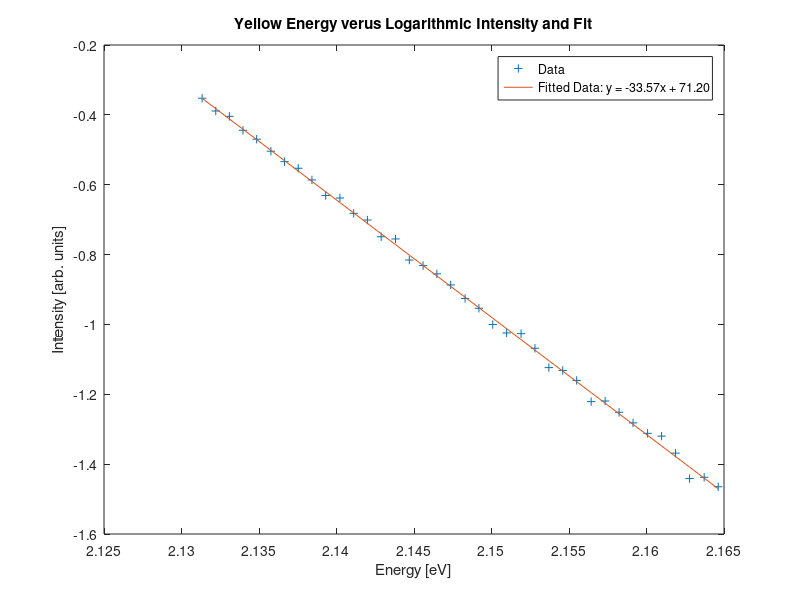
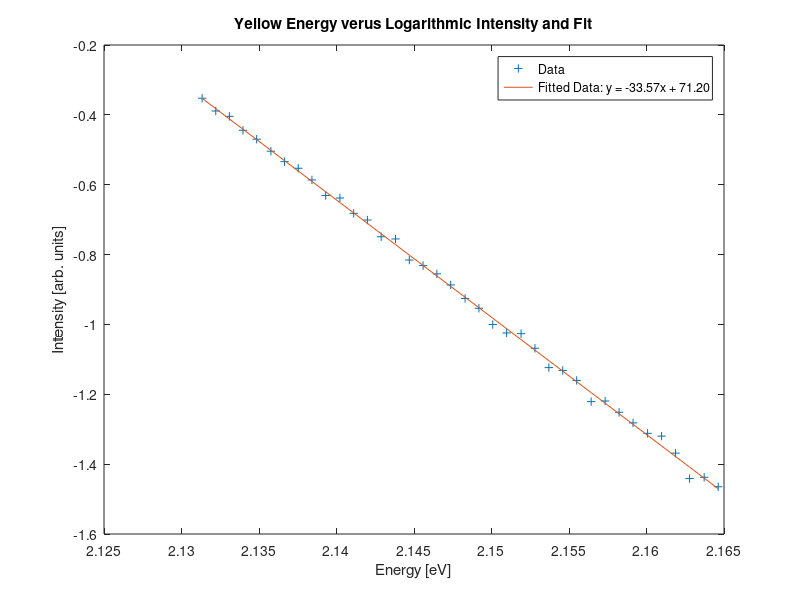
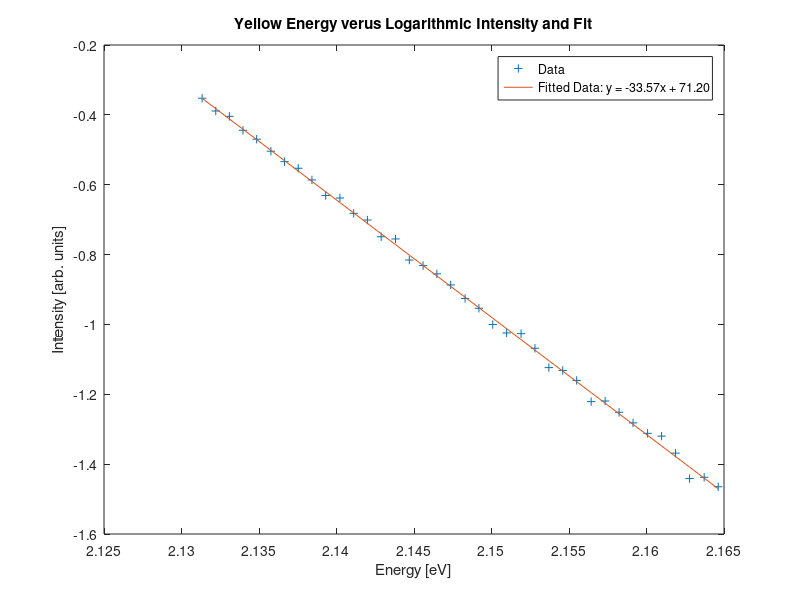
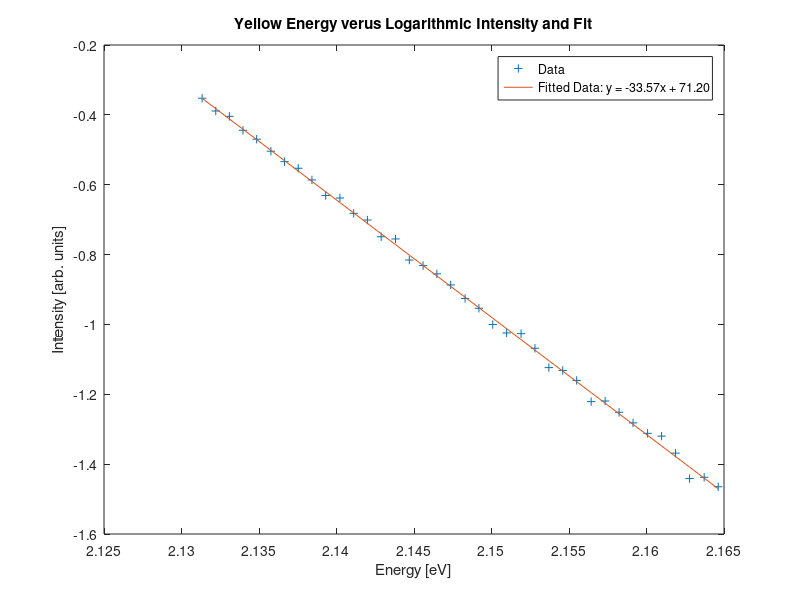

Source code (MATLAB) for these figures, in order:
% Read in data
% NOTE: Matlab file should be in same directory as CSV files
aqua = csvread('data/aqua.csv');
blue = csvread('data/blue.csv');
green = csvread('data/green.csv');
orange = csvread('data/orange.csv');
red = csvread('data/red.csv');
yellow = csvread('data/yellow.csv');

% Get intensities and wavelength array
wavelength = aqua(:, 1) - 15;
aquaInt = aqua(:, 2);
blueInt = blue(:, 2);
greenInt = green(:, 2);
orangeInt = orange(:, 2);
redInt = red(:, 2);
yellowInt = yellow(:, 2);

% Get energy by E = hc/lambda (hc = 1241.5)
energy = 1241.5 ./ wavelength;

% Normalize Data
aquaNorm = aquaInt - min(aquaInt);
aquaNorm = aquaNorm ./ max(aquaNorm);
blueNorm = blueInt - min(blueInt);
blueNorm = blueNorm ./ max(blueNorm);
greenNorm = greenInt - min(greenInt);
greenNorm = greenNorm ./ max(greenNorm);
orangeNorm = orangeInt - min(orangeInt);
orangeNorm  = orangeNorm ./ max(orangeNorm);
redNorm = redInt - min(redInt);
redNorm = redNorm ./ max(redNorm);
yellowNorm = yellowInt - min(yellowInt);
yellowNorm = yellowNorm ./ max(yellowNorm);

% Plot Data
figure(1);
plot(energy, redNorm, 'color', [1 0 0])
hold on
plot(energy, orangeNorm, 'color', [1 0.5 0])
plot(energy, yellowNorm, 'color', [0 0 0])
plot(energy, greenNorm, 'color', [0 1 0])
plot(energy, aquaNorm, 'color', [ 0 1 1])
plot(energy, blueNorm, 'color', [0 0 1])
xlabel('Energy [eV]')
ylabel('Intensity [arb. units]')
title('LED Lab Spectra')
legend('Red', 'Orange', 'Yellow', 'Green', 'Aqua', 'Blue')
ylim([0 1])
xlim([min(energy) max(energy)])
hold off;

% Remove background (noise)
% New arrays with reducted noiced named colorReduced
background = mean(aquaNorm(3400:3500));
aquaReduced = aquaNorm - background;
background = mean(blueNorm(3400:3500));
blueReduced = blueNorm - background;
background = mean(greenNorm(3400:3500));
greenReduced = greenNorm - background;
background = mean(orangeNorm(3400:3500));
orangeReduced = orangeNorm - background;
background = mean(redNorm(3400:3500));
redReduced = redNorm - background;
background = mean(yellowNorm(3400:3500));
yellowReduced = yellowNorm - background;


% Plot Noise-Reduced Data
figure(2);
plot(energy, redReduced, 'color', [1 0 0])
hold on
plot(energy, orangeReduced, 'color', [1 0.5 0])
plot(energy, yellowReduced, 'color', [0 0 0])
plot(energy, greenReduced, 'color', [0 1 0])
plot(energy, aquaReduced, 'color', [ 0 1 1])
plot(energy, blueReduced, 'color', [0 0 1])
xlabel('Energy [eV]')
ylabel('Intensity [arb. units]')
title('LED Lab Spectra (Reduced Noise)')
legend('Red', 'Orange', 'Yellow', 'Green', 'Aqua', 'Blue')
ylim([0 1])
xlim([min(energy) max(energy)])
hold off;

% --- AQUA ---

% Set cutoff value
cutoff = 0.7 * max(aquaReduced);

% Get index of max value
[~, I] = max(aquaReduced);

% Iterate through aqua to set i0
for i = 1:I
    if aquaReduced(i) > cutoff
        aquai1 = i;
        break
    end
end

% Iterate to set i1
for i = I:-1:1
    if aquaReduced(i) < 0
        aquai0 = i+100;
        break
    end
end

% --- BLUE ---

% Set cutoff value
cutoff = 0.7 * max(blueReduced);

% Get index of max value
[~, I] = max(blueReduced);

% Iterate through aqua to set i0
for i = 1:I
    if blueReduced(i) > cutoff
        bluei1 = i;
        break
    end
end

% Iterate to set i1
for i = I:-1:1
    if blueReduced(i) < 0
        bluei0 = i + 120;
        break
    end
end

% --- GREEN ---

% Set cutoff value
cutoff = 0.7 * max(greenReduced);

% Get index of max value
[~, I] = max(greenReduced);

% Iterate through aqua to set i0
for i = 1:I
    if greenReduced(i) > cutoff
        greeni1 = i;
        break
    end
end

% Iterate to set i1
for i = I:-1:1
    if greenReduced(i) < 0
        greeni0 = i + 100;
        break
    end
end

% --- ORANGE ---

% Set cutoff value
cutoff = 0.7 * max(orangeReduced);

% Get index of max value
[~, I] = max(orangeReduced);

% Iterate through aqua to set i0
for i = 1:I
    if orangeReduced(i) > cutoff
        orangei1 = i;
        break
    end
end

% Iterate to set i1
for i = I:-1:1
    if orangeReduced(i) < 0
        orangei0 = i + 100;
        break
    end
end

% --- RED ---

% Set cutoff value
cutoff = 0.7 * max(redReduced);

% Get index of max value
[~, I] = max(redReduced);

% Iterate through aqua to set i0
for i = 1:I
    if redReduced(i) > cutoff
        redi1 = i;
        break
    end
end

% Iterate to set i1
for i = I:-1:1
    if redReduced(i) < 0
        redi0 = i + 100;
        break
    end
end

% --- YELLOW ---

% Set cutoff value
cutoff = 0.7 * max(yellowReduced);

% Get index of max value
[~, I] = max(yellowReduced);

% Iterate through aqua to set i0
for i = 1:I
    if yellowReduced(i) > cutoff
        yellowi1 = i;
        break
    end
end

% Iterate to set i1
for i = I:-1:1
    if yellowReduced(i) < 0
        yellowi0 = i + 100;
        break
    end
end

% Get energy arrays for energy between i0 and i1 values
aquaE = energy(aquai0:aquai1);
blueE = energy(bluei0:bluei1);
greenE = energy(greeni0:greeni1);
orangeE = energy(orangei0:orangei1);
redE = energy(redi0:redi1);
yellowE = energy(yellowi0:yellowi1);

% Logarithmic arrays of intensity
aquaLogInt = log(aquaReduced(aquai0:aquai1));
blueLogInt = log(blueReduced(bluei0:bluei1));
greenLogInt = log(greenReduced(greeni0:greeni1));
orangeLogInt = log(orangeReduced(orangei0:orangei1));
redLogInt = log(redReduced(redi0:redi1));
yellowLogInt = log(yellowReduced(yellowi0:yellowi1));

% Get fitted functions
aquaFit = polyfit(aquaE, aquaLogInt, 1);
aquaReg = aquaFit(1) * aquaE + aquaFit(2);
blueFit = polyfit(blueE, blueLogInt, 1);
blueReg = blueFit(1) * blueE + blueFit(2);
greenFit = polyfit(greenE, greenLogInt, 1);
greenReg = greenFit(1) * greenE + greenFit(2);
orangeFit = polyfit(orangeE, orangeLogInt, 1);
orangeReg = orangeFit(1) * orangeE + orangeFit(2);
redFit = polyfit(redE, redLogInt, 1);
redReg = redFit(1) * redE + redFit(2);
yellowFit = polyfit(yellowE, yellowLogInt, 1);
yellowReg = yellowFit(1) * yellowE + yellowFit(2);

% Plot logarithmic intensities

% --- AQUA ---
figure(3)
plot(aquaE, aquaLogInt, '+', aquaE, aquaReg, '-')
title('Aqua Energy verus Logarithmic Intensity and Fit')
xlabel('Energy [eV]')
ylabel('Intensity [arb. units]')
legend('Data', sprintf('Fitted Data: y = %.2fx + %.2f', ...
    aquaFit(1), aquaFit(2)))

% --- BLUE ---
figure(4)
plot(blueE, blueLogInt, '+', blueE, blueReg, '-')
title('Blue Energy verus Logarithmic Intensity and Fit')
xlabel('Energy [eV]')
ylabel('Intensity [arb. units]')
legend('Data', sprintf('Fitted Data: y = %.2fx + %.2f', ...
    blueFit(1), blueFit(2)))

% --- GREEN ---
figure(5)
plot(greenE, greenLogInt, '+', greenE, greenReg, '-')
title('Green Energy verus Logarithmic Intensity and Fit')
xlabel('Energy [eV]')
ylabel('Intensity [arb. units]')
legend('Data', sprintf('Fitted Data: y = %.2fx + %.2f', ...
    greenFit(1), greenFit(2)))

% --- ORANGE ---
figure(6)
plot(orangeE, orangeLogInt, '+', orangeE, orangeReg, '-')
title('Orange Energy verus Logarithmic Intensity and Fit')
xlabel('Energy [eV]')
ylabel('Intensity [arb. units]')
legend('Data', sprintf('Fitted Data: y = %.2fx + %.2f', ...
    orangeFit(1), orangeFit(2)))

% --- RED ---
figure(7)
plot(redE, redLogInt, '+', redE, redReg, '-')
title('Red Energy verus Logarithmic Intensity and Fit')
xlabel('Energy [eV]')
ylabel('Intensity [arb. units]')
legend('Data', sprintf('Fitted Data: y = %.2fx + %.2f', ...
    redFit(1), redFit(2)))

% --- YELLOW ---
figure(8)
plot(yellowE, yellowLogInt, '+', yellowE, yellowReg, '-')
title('Yellow Energy verus Logarithmic Intensity and Fit')
xlabel('Energy [eV]')
ylabel('Intensity [arb. units]')
legend('Data', sprintf('Fitted Data: y = %.2fx + %.2f', ...
    yellowFit(1), yellowFit(2)))

% Calculate s_beta values
aquaSB = sqrt((aquai1 - aquai0 - 2)^-1 * sum((aquaLogInt - aquaReg).^2/ ...
    sum((aquaE -  mean(aquaE)).^2)));
blueSB = sqrt((bluei1 - bluei0 - 2)^-1 * sum((blueLogInt - blueReg).^2/ ...
    sum((blueE -  mean(blueE)).^2)));
greenSB = sqrt((greeni1 - greeni0 - 2)^-1 * sum((greenLogInt - greenReg).^2/ ...
    sum((greenE -  mean(greenE)).^2)));
orangeSB = sqrt((orangei1 - orangei0 - 2)^-1 * sum((orangeLogInt - orangeReg).^2/ ...
    sum((orangeE -  mean(orangeE)).^2)));
redSB = sqrt((redi1 - redi0 - 2)^-1 * sum((redLogInt - redReg).^2/ ...
    sum((redE -  mean(redE)).^2)));
yellowSB = sqrt((yellowi1 - yellowi0 - 2)^-1 * sum((yellowLogInt - yellowReg).^2/ ...
    sum((yellowE -  mean(yellowE)).^2)));

% Define Boltzmann Constant (Units eV/K)
k = 8.617e-5;

% Calculate Temperatures
aquaTemp = -1/(k * aquaFit(1));
blueTemp = -1/(k * blueFit(1));
greenTemp = -1/(k * greenFit(1));
orangeTemp = -1/(k * orangeFit(1));
redTemp = -1/(k * redFit(1));
yellowTemp = -1/(k * yellowFit(1));

% Get beta derivative of temperature
TB = [aquaFit(1) aquaTemp; blueFit(1) blueTemp; greenFit(1) greenTemp; ...
    orangeFit(1) orangeTemp; redFit(1) redTemp; yellowFit(1) yellowTemp];
tbSlope = polyfit(TB(:,1), TB(:,2), 1);

% Calculate Temperature Uncertainty
aquaST = abs(tbSlope(1)) * aquaSB;
blueST = abs(tbSlope(1)) * blueSB;
greenST = abs(tbSlope(1)) * greenSB;
orangeST = abs(tbSlope(1)) * orangeSB;
redST = abs(tbSlope(1)) * redSB;
yellowST = abs(tbSlope(1)) * yellowSB;

% Make Table of Data for Readability
figure(9)
uitable('Position', [0 0 500 500], 'ColumnName', ...
    {'Color', 'Temperature', 'S_B', 'Uncertainty'}, 'Data', ...
    [transpose({'Aqua', 'Blue', 'Green', 'Orange', 'Red', 'Yellow'}), ...
    transpose({aquaTemp, blueTemp, greenTemp, orangeTemp, redTemp, ...
    yellowTemp}), transpose({aquaSB, blueSB, greenSB, orangeSB, ...
    redSB, yellowSB}), transpose({aquaST, blueST, greenST, orangeST, ...
    redST, yellowST})])

% Assign figure handles
ledSpectra = figure(1);
ledSpectraReduced = figure(2);
aquaFit = figure(3);
blueFit = figure(4);
greenFit = figure(5);
orangeFit = figure(6);
redFit = figure(7);
yellowFit = figure(8);

% Print figures to figures folder
print('-depsc',ledSpectra, 'figures/ledSpectra.eps')
print('-depsc',ledSpectraReduced, 'figures/ledSpectraReduced.eps')
print('-depsc',aquaFit, 'figures/aquaFit.eps')
print('-depsc',blueFit, 'figures/blueFit.eps')
print('-depsc',greenFit, 'figures/greenFit.eps')
print('-depsc',orangeFit, 'figures/orangeFit.eps')
print('-depsc',redFit, 'figures/redFit.eps')
print('-depsc',yellowFit, 'figures/yellowFit.eps')
